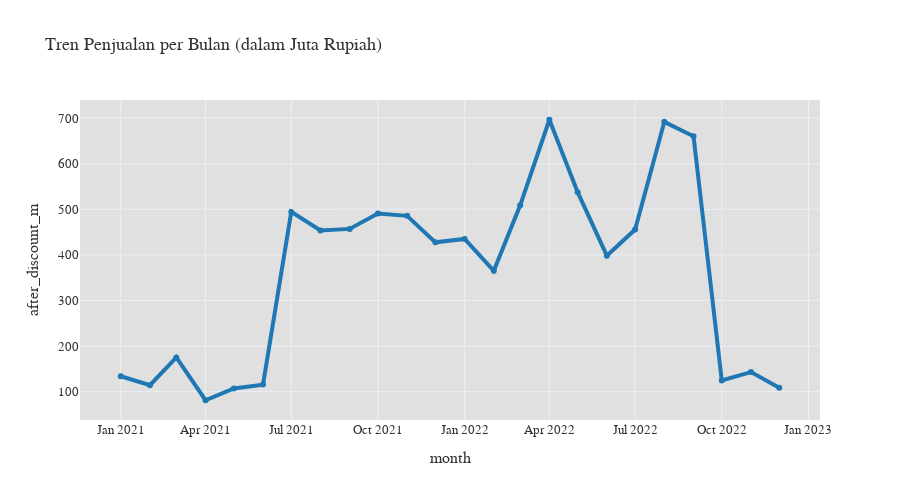

Notebook source saved alongside this figure:
### Code cell
# ---------------------------------------------------------------
# 3. Tren Penjualan per Bulan
# ---------------------------------------------------------------
df['month'] = df['order_date'].dt.to_period('M').astype(str)
sales_by_month = df.groupby('month')['after_discount'].sum().reset_index()
sales_by_month['after_discount_m'] = sales_by_month['after_discount'] / 1_000_000

fig1 = px.line(
    sales_by_month, x='month', y='after_discount_m',
    title='Tren Penjualan per Bulan (dalam Juta Rupiah)',
    markers=True, color_discrete_sequence=[main_blue]
)
fig1.update_traces(line=dict(width=4))
fig1.update_layout(
    plot_bgcolor=soft_gray,
    font=dict(family="Segoe UI", size=13, color=dark_text),
    title_font=dict(size=18, color=dark_text)
)
fig1.show()

### Figure 1 — Plotly figure (JSON) as saved in the notebook; plotly's stock layout.template omitted (floating-point values rounded to 4 significant figures)
{"data": [{"hovertemplate": "month=%{x}<br>after_discount_m=%{y}<extra></extra>", "legendgroup": "", "line": {"color": "#1f77b4", "dash": "solid", "width": 4}, "marker": {"symbol": "circle"}, "mode": "lines+markers", "name": "", "orientation": "v", "showlegend": false, "type": "scatter", "x": ["2021-01", "2021-02", "2021-03", "2021-04", "2021-05", "2021-06", "2021-07", "2021-08", "2021-09", "2021-10", "2021-11", "2021-12", "2022-01", "2022-02", "2022-03", "2022-04", "2022-05", "2022-06", "2022-07", "2022-08", "2022-09", "2022-10", "2022-11", "2022-12"], "xaxis": "x", "y": [133.6, 114.1, 174.9, 81.01, 106.8, 115.3, 494.2, 453.5, 457.0, 490.7, 485.6, 427.5, 435.0, 365.1, 508.8, 696.5, 537.5, 398.2, 455.6, 691.9, 660.3, 124.5, 142.9, 108.6], "yaxis": "y"}], "layout": {"font": {"color": "#333333", "family": "Segoe UI", "size": 13}, "height": 500, "legend": {"tracegroupgap": 0}, "plot_bgcolor": "#e0e0e0", "title": {"font": {"color": "#333333", "size": 18}, "text": "Tren Penjualan per Bulan (dalam Juta Rupiah)"}, "width": 900, "xaxis": {"anchor": "y", "domain": [0, 1], "title": {"text": "month"}}, "yaxis": {"anchor": "x", "domain": [0, 1], "title": {"text": "after_discount_m"}}}}
